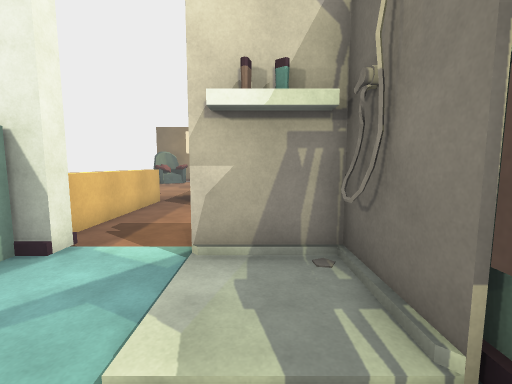
[1] (above)

22 first-person views from a walk through a scene from a Unity 3-D project. The camera is 1.5 m above the floor, tilts 6° down and sees 90° across. The floor is counted in squares, 1 m on a side. Each view is taken from the middle of a square. On the plan, view 1 faces up. The plan holds only what a view shows up to about 13 squares ahead; the rest is blank. The place goes on beyond the plan. The player character is not drawn. Door leaves are left out, so doorways stand open. Surface patterns are stand-ins for the level's own textures.

[2]
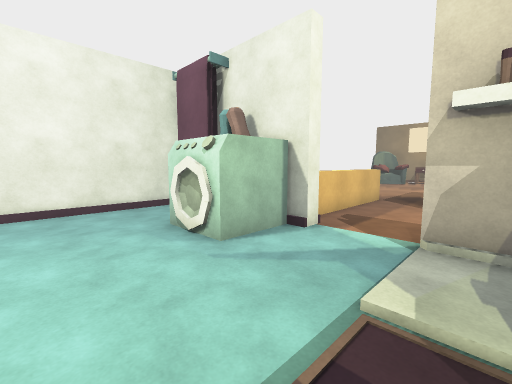

[3]
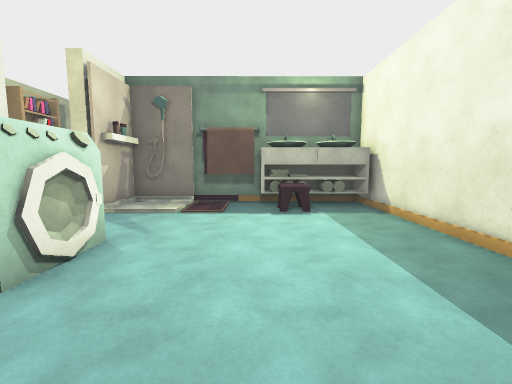

[4]
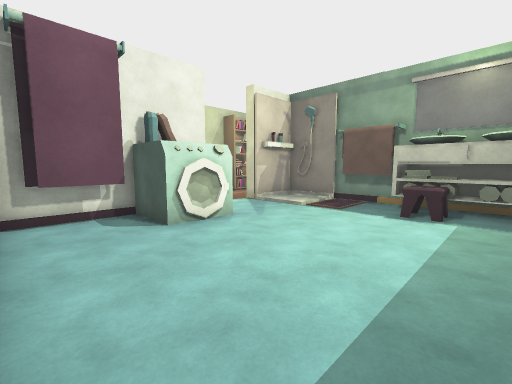

[5]
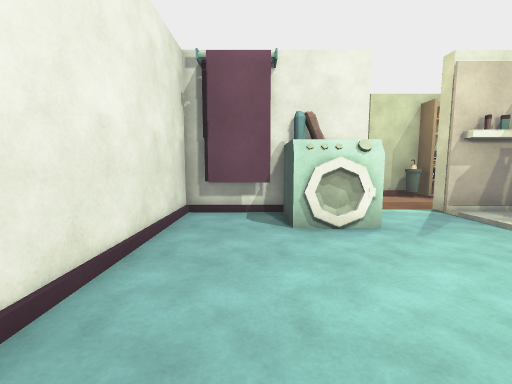

[6]
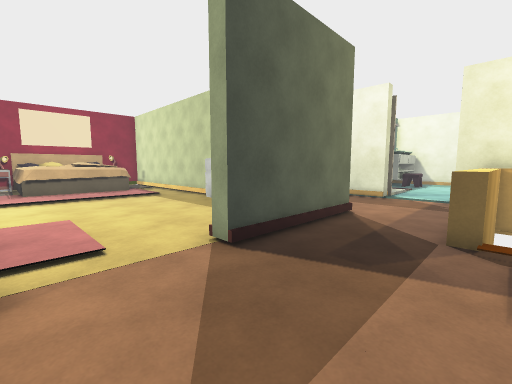

[7]
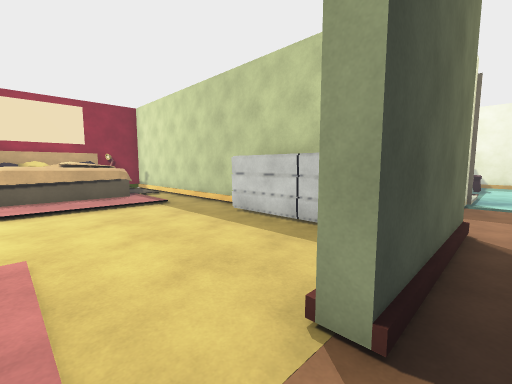

[8]
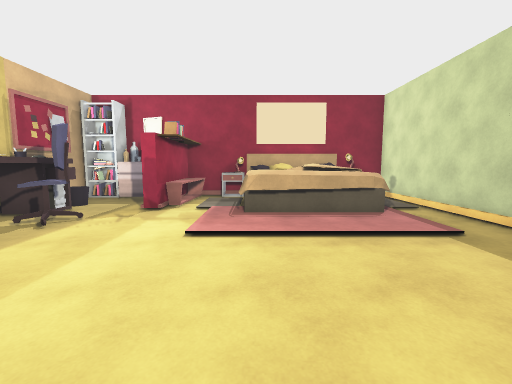

[9]
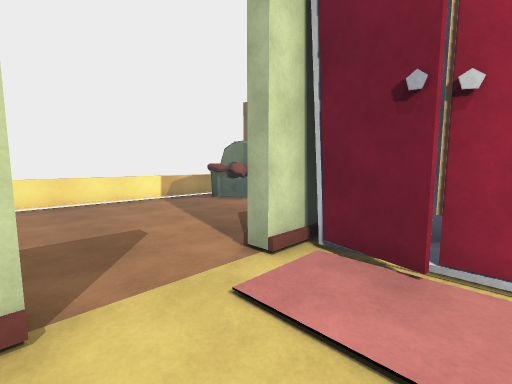

[10]
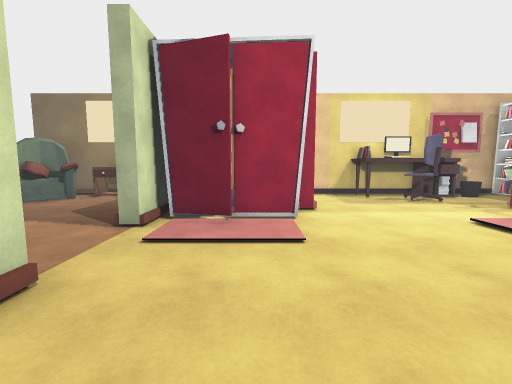

[11]
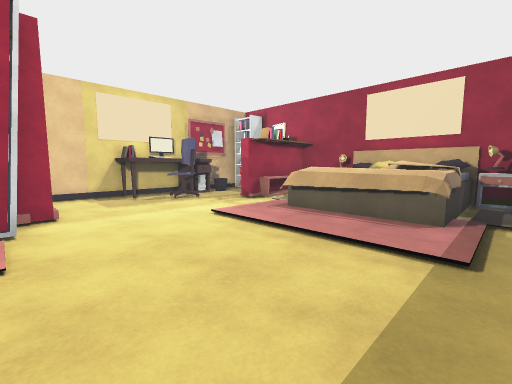

[12]
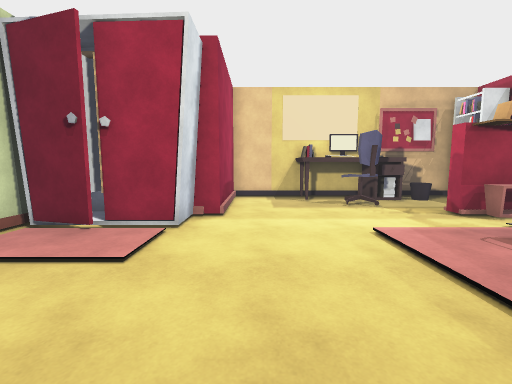

[13]
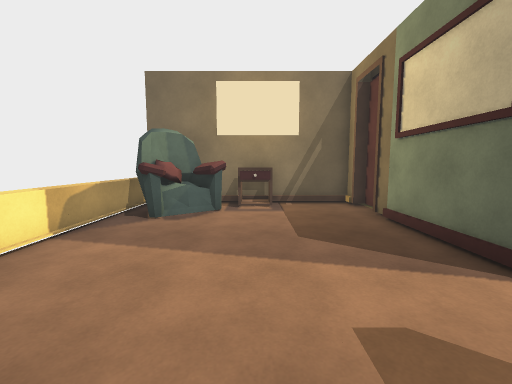

[14]
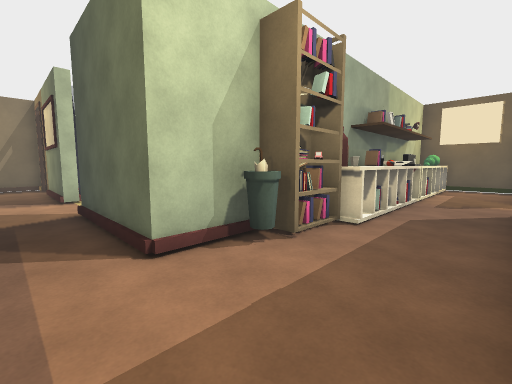

[15]
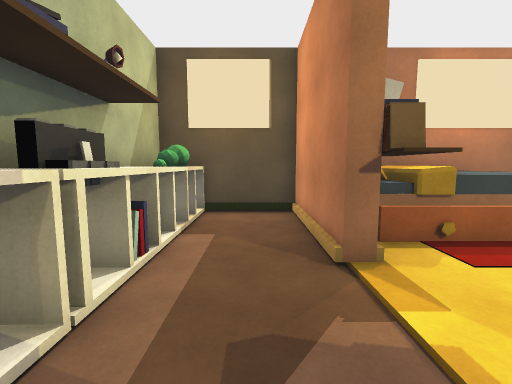

[16]
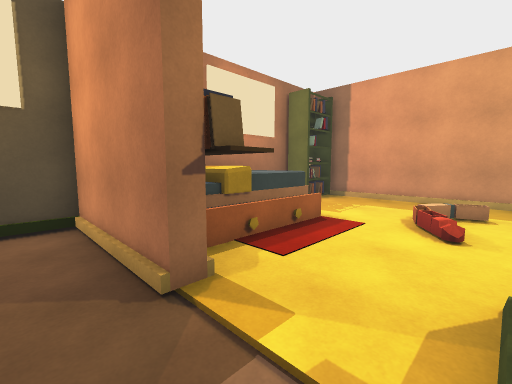

[17]
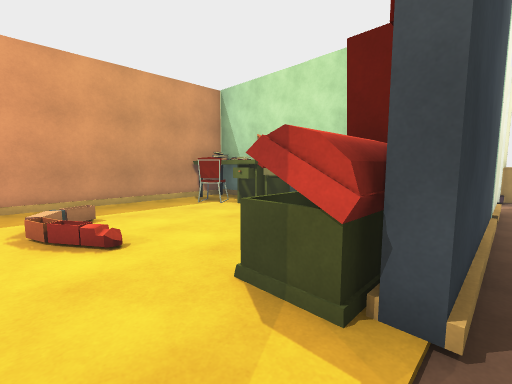

[18]
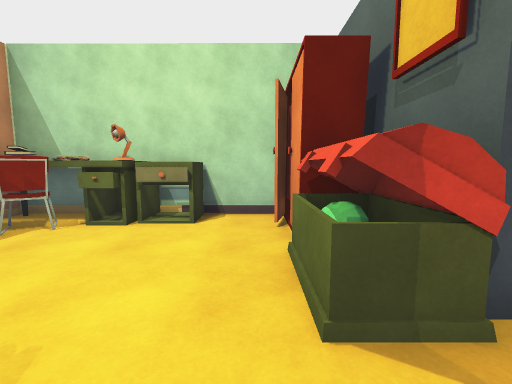

[19]
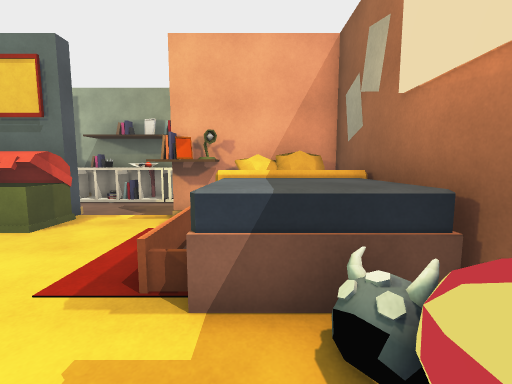

[20]
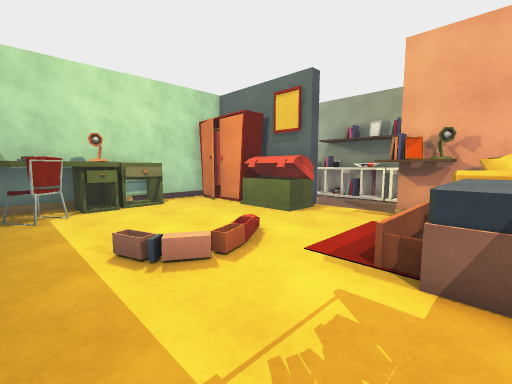

[21]
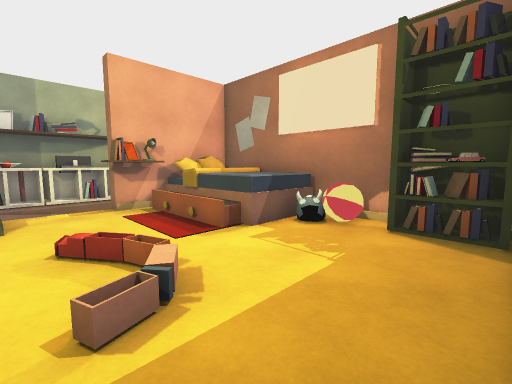

[22]
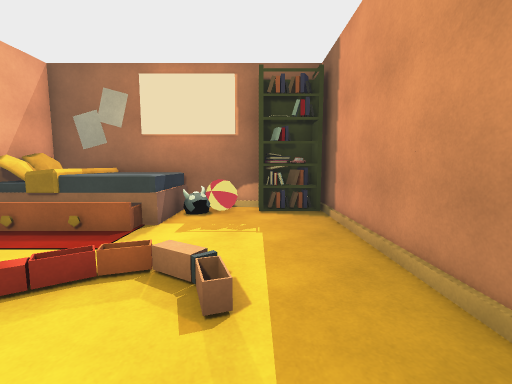

### Floor plan
Key: @ floor where view 1 was taken; # wall or solid block; . main floor; - floor 0.25 m lower than the main floor; / step, stairs or slope; D open door; T table; C chair; O other object.
Columns run from 12 left of view 1 to 15 right of it. Each row starts with its distance up from view 1.
 25 ###
 24   OO ##T####    ##OOOOOO##OO
 23   OOOOTT...#    #..OOOOOO.OO
 22   OOOO.....#    #....OO...TT
 21   O.O......#    #....O....TT
 20   O........#   O#......OOOOO
 19   O........#OO O........OOOO
 18   O........OOOOO...........O
 17   O........DD  ......     TT
 16  -O........DD........ OOO OO
 15  -O........DD........ O   OO
 14   O........DD........ O OOOO
 13   O    ....O......... OOOOOO
 12   O    ....O......... OOOOTT
 11   O    /O..O............  TT
 10         O..OTTTTT........  O
  9         O..##OO# ##########O
  8         O....OOOOOOO OOOOOOO
  7        OO..................#
  6        OO..................#
  5    OOOOO#../////////.......O
  4    OO#O ODDDOOOO #OOODDOOOOO
  3    /..O ODDD.##OOOOOODD.OOOO
  2    /..OOO.....#........ OOOO
  1    /.........O#........ OOOO
  0    /........@O#T........OOOO
 -1   O/.........OOT..........O#
 -2   O/.......OOOOOO.........OO
 -3   O ........OOOOC.........OO
 -4   O/ .......OOOOC.........OO
 -5       //////OOOOO/////////OO
 -6                  OO OOOOOO

Where each view was taken, in squares from view 1:
view 1: 0 up, 0 right, facing up
view 2: 1 down, 0 right, facing up-left
view 3: 1 down, 9 left, facing right
view 4: 4 down, 9 left, facing up-right
view 5: 4 down, 7 left, facing up
view 6: 17 up, 5 left, facing down-right
view 7: 16 up, 2 left, facing down-right
view 8: 16 up, 2 right, facing right
view 9: 14 up, 2 right, facing up-left
view 10: 11 up, 2 right, facing up
view 11: 11 up, 3 right, facing up-right
view 12: 12 up, 5 right, facing up
view 13: 14 up, 5 left, facing up
view 14: 5 up, 3 left, facing up-right
view 15: 6 up, 7 right, facing right
view 16: 6 up, 8 right, facing down-right
view 17: 5 up, 10 right, facing down-left
view 18: 2 up, 10 right, facing left
view 19: 3 down, 13 right, facing up
view 20: 4 down, 13 right, facing up-left
view 21: 5 down, 8 right, facing up-right
view 22: 3 down, 6 right, facing right
